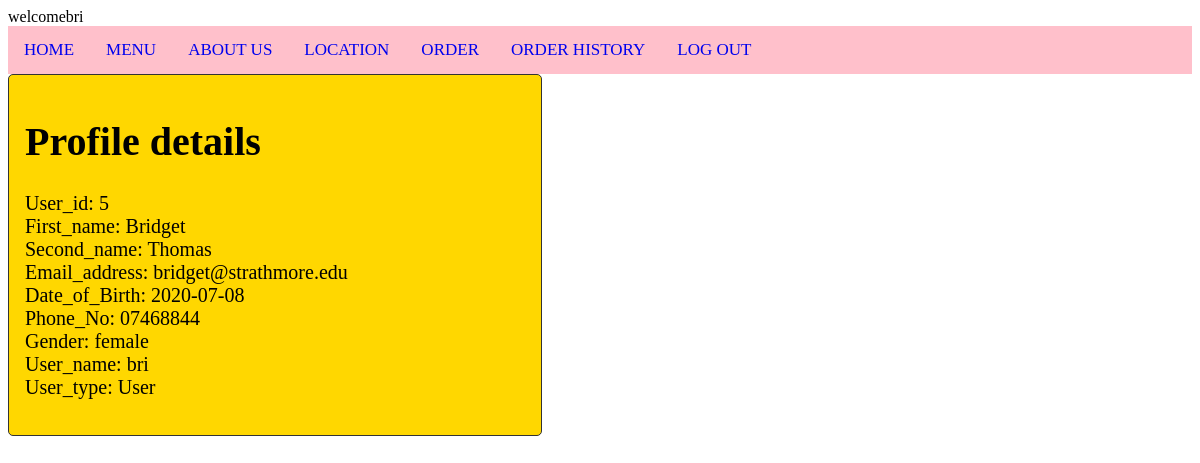
Screenshot of /User.php (signed in) with the database file from the repository.
### tables this page shows
CREATE TABLE `user_details` (
  `User_id` int(11) NOT NULL,
  `First_name` text NOT NULL,
  `Second_name` text NOT NULL,
  `Email_address` varchar(30) NOT NULL,
  `Date_of_Birth` date NOT NULL,
  `Phone_No` text NOT NULL,
  `Gender` text NOT NULL,
  `User_name` text NOT NULL,
  `Password` int(11) NOT NULL,
  `User_type` varchar(256) NOT NULL
);

### User.php (the view, shortened to what this page needs)
<?php
$link=connect();
$User_name=$_SESSION['User_name'];
echo "welcome".$_SESSION["User_name"];
$sql="SELECT * FROM user_details WHERE User_name='$User_name'";
	$result=mysqli_query($link,$sql);
	 while ($rows=mysqli_fetch_assoc($result))
	{
			 $User_id=$rows['User_id'];
			 $First_name=$rows['First_name'];
			 $Second_name=$rows['Second_name'];
			 $Email_address=$rows['Email_address'];
			 $Date_of_Birth=$rows['Date_of_Birth'];
			 $Phone_No=$rows['Phone_No'];
			 $Gender=$rows['Gender'];
			 $User_name=$rows['User_name'];
			 $User_type =$rows['User_type'];
		}
             ?>
<!DOCTYPE html>
<html>
<head>
	<link rel="stylesheet" type="text/css" href="User.css">
</head>
<body>
<div class="navigation">
					<a  class="active" href="firstwebsite.php">HOME</a>
					<a href="view_fooditems.php">MENU</a>
					 <a href="#">ABOUT US</a>
					   <a href="#">LOCATION</a>
					      <a href="orders.php">ORDER</a>
					      <a href="User_orders.php">ORDER HISTORY</a>
					     	<a href="logout.php">LOG OUT</a>
					 </div>
	<div style="border: 1px solid #333;
	background-color: gold ;font-size: 20px;
	border-radius: 5px;padding: 16px; width: 500PX ">
      <h1>Profile details</h1>
    	<p>
    	User_id: <?php  echo $User_id?> <br>
    	First_name: <?php  echo $First_name?><br>
    	Second_name: <?php  echo $Second_name?><br>
    	Email_address: <?php  echo $Email_address?><br>
    	Date_of_Birth: <?php  echo $Date_of_Birth?><br>
    	Phone_No: <?php  echo $Phone_No?><br>
    	Gender: <?php  echo $Gender?><br>
    	User_name: <?php  echo $User_name?><br>
    	User_type: <?php  echo $User_type?><br>
</p>
	</div>
</body>
</html>
</body>
</html>

### User.css (style rules this page uses)
.navigation { background-color: pink; overflow: hidden; }
.navigation a { float: left; text-align: center; padding: 14px 16px; text-decoration: none; font-size: 17px; }
body { background-color: white; background-image: url("DOWNLOADS/nyama choma.jpg "); height: 100%; background-position: center; background-repeat: no-repeat; background-size: cover; }

### rows the page displays
user_details: User_id "5", First_name "Bridget", Second_name "Thomas", Email_address "bridget@strathmore.edu", Date_of_Birth "2020-07-08", Phone_No "07468844", Gender "female", User_name "bri", User_type "User"

### other values shown
$_SESSION["User_name"] "bri"
